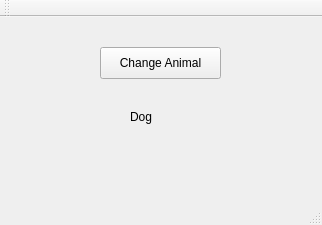
<?xml version="1.0" encoding="UTF-8"?>
<ui version="4.0">
 <class>MainWindow</class>
 <widget class="QMainWindow" name="MainWindow">
  <property name="geometry">
   <rect>
    <x>0</x>
    <y>0</y>
    <width>322</width>
    <height>225</height>
   </rect>
  </property>
  <property name="windowTitle">
   <string>MainWindow</string>
  </property>
  <widget class="QWidget" name="centralWidget">
   <widget class="QPushButton" name="StateButton">
    <property name="geometry">
     <rect>
      <x>100</x>
      <y>30</y>
      <width>121</width>
      <height>32</height>
     </rect>
    </property>
    <property name="text">
     <string>Change Animal</string>
    </property>
   </widget>
   <widget class="QLabel" name="label">
    <property name="geometry">
     <rect>
      <x>130</x>
      <y>90</y>
      <width>81</width>
      <height>20</height>
     </rect>
    </property>
    <property name="text">
     <string>Dog</string>
    </property>
   </widget>
  </widget>
  <widget class="QMenuBar" name="menuBar">
   <property name="geometry">
    <rect>
     <x>0</x>
     <y>0</y>
     <width>322</width>
     <height>22</height>
    </rect>
   </property>
  </widget>
  <widget class="QToolBar" name="mainToolBar">
   <attribute name="toolBarArea">
    <enum>TopToolBarArea</enum>
   </attribute>
   <attribute name="toolBarBreak">
    <bool>false</bool>
   </attribute>
  </widget>
  <widget class="QStatusBar" name="statusBar"/>
 </widget>
 <layoutdefault spacing="6" margin="11"/>
 <resources/>
 <connections/>
</ui>
